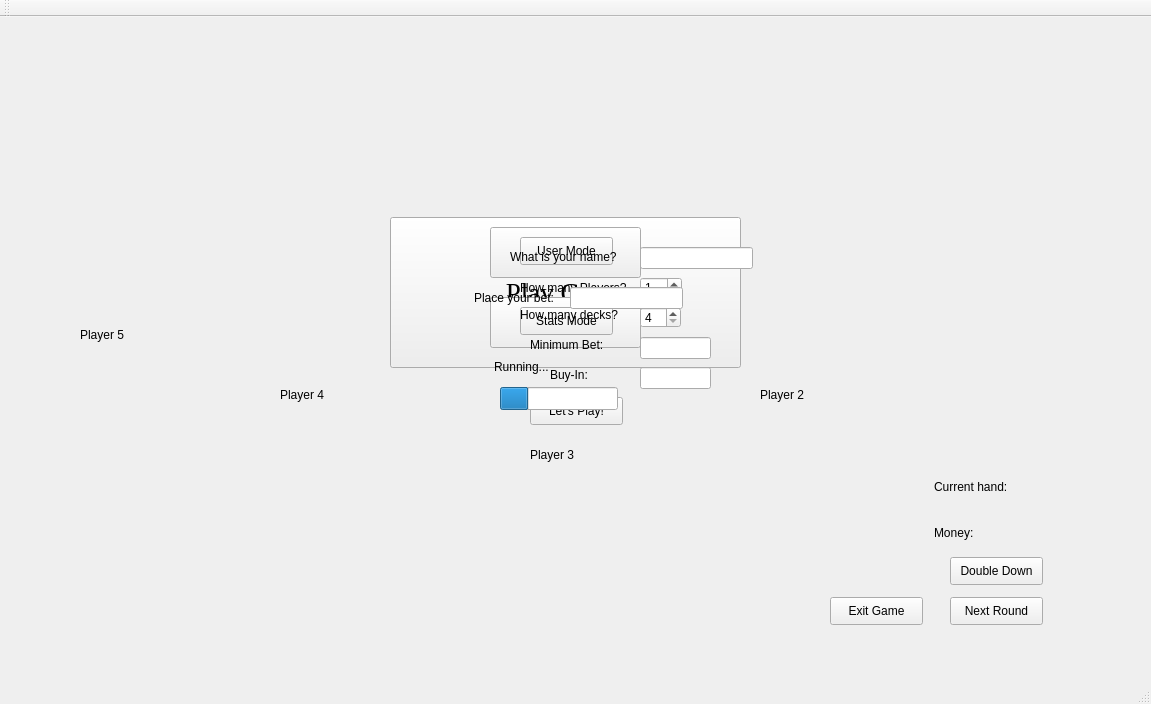
<?xml version="1.0" encoding="UTF-8"?>
<ui version="4.0">
 <class>BlackJackTable</class>
 <widget class="QMainWindow" name="BlackJackTable">
  <property name="geometry">
   <rect>
    <x>0</x>
    <y>0</y>
    <width>1151</width>
    <height>704</height>
   </rect>
  </property>
  <property name="windowTitle">
   <string>BlackJackTable</string>
  </property>
  <widget class="QWidget" name="centralWidget">
   <widget class="QLabel" name="tablePic">
    <property name="enabled">
     <bool>true</bool>
    </property>
    <property name="geometry">
     <rect>
      <x>-10</x>
      <y>0</y>
      <width>1152</width>
      <height>648</height>
     </rect>
    </property>
    <property name="text">
     <string/>
    </property>
    <property name="pixmap">
     <pixmap>../../OneDrive/Pictures/BlackJackTable.png</pixmap>
    </property>
   </widget>
   <widget class="QPushButton" name="PlayGameButton">
    <property name="geometry">
     <rect>
      <x>390</x>
      <y>200</y>
      <width>351</width>
      <height>151</height>
     </rect>
    </property>
    <property name="font">
     <font>
      <family>Times New Roman</family>
      <pointsize>20</pointsize>
     </font>
    </property>
    <property name="text">
     <string>Play Game</string>
    </property>
   </widget>
   <widget class="QPushButton" name="hitButton">
    <property name="geometry">
     <rect>
      <x>490</x>
      <y>210</y>
      <width>151</width>
      <height>51</height>
     </rect>
    </property>
    <property name="text">
     <string>Hit</string>
    </property>
   </widget>
   <widget class="QPushButton" name="stayButton">
    <property name="geometry">
     <rect>
      <x>490</x>
      <y>280</y>
      <width>151</width>
      <height>51</height>
     </rect>
    </property>
    <property name="text">
     <string>Stay</string>
    </property>
   </widget>
   <widget class="QLabel" name="scoreLabel">
    <property name="geometry">
     <rect>
      <x>494</x>
      <y>365</y>
      <width>141</width>
      <height>31</height>
     </rect>
    </property>
    <property name="text">
     <string/>
    </property>
   </widget>
   <widget class="QSpinBox" name="playerCounter">
    <property name="geometry">
     <rect>
      <x>640</x>
      <y>260</y>
      <width>42</width>
      <height>22</height>
     </rect>
    </property>
    <property name="minimum">
     <number>1</number>
    </property>
    <property name="maximum">
     <number>6</number>
    </property>
   </widget>
   <widget class="QLabel" name="playerLabel">
    <property name="geometry">
     <rect>
      <x>520</x>
      <y>260</y>
      <width>121</width>
      <height>21</height>
     </rect>
    </property>
    <property name="text">
     <string>How many Players?</string>
    </property>
   </widget>
   <widget class="QPushButton" name="userButton">
    <property name="enabled">
     <bool>true</bool>
    </property>
    <property name="geometry">
     <rect>
      <x>520</x>
      <y>220</y>
      <width>93</width>
      <height>28</height>
     </rect>
    </property>
    <property name="text">
     <string>User Mode</string>
    </property>
   </widget>
   <widget class="QPushButton" name="statsButton">
    <property name="geometry">
     <rect>
      <x>520</x>
      <y>290</y>
      <width>93</width>
      <height>28</height>
     </rect>
    </property>
    <property name="text">
     <string>Stats Mode</string>
    </property>
   </widget>
   <widget class="QPushButton" name="playerConfirmationButton">
    <property name="geometry">
     <rect>
      <x>530</x>
      <y>380</y>
      <width>93</width>
      <height>28</height>
     </rect>
    </property>
    <property name="text">
     <string>Let's Play!</string>
    </property>
   </widget>
   <widget class="QProgressBar" name="statsProgress">
    <property name="enabled">
     <bool>true</bool>
    </property>
    <property name="geometry">
     <rect>
      <x>500</x>
      <y>370</y>
      <width>118</width>
      <height>23</height>
     </rect>
    </property>
    <property name="value">
     <number>24</number>
    </property>
    <property name="textVisible">
     <bool>false</bool>
    </property>
   </widget>
   <widget class="QLabel" name="label">
    <property name="geometry">
     <rect>
      <x>80</x>
      <y>310</y>
      <width>55</width>
      <height>16</height>
     </rect>
    </property>
    <property name="text">
     <string>Player 5</string>
    </property>
   </widget>
   <widget class="QLabel" name="label_2">
    <property name="geometry">
     <rect>
      <x>280</x>
      <y>370</y>
      <width>55</width>
      <height>16</height>
     </rect>
    </property>
    <property name="text">
     <string>Player 4</string>
    </property>
   </widget>
   <widget class="QLabel" name="label_3">
    <property name="geometry">
     <rect>
      <x>530</x>
      <y>430</y>
      <width>55</width>
      <height>16</height>
     </rect>
    </property>
    <property name="text">
     <string>Player 3</string>
    </property>
   </widget>
   <widget class="QLabel" name="label_4">
    <property name="geometry">
     <rect>
      <x>760</x>
      <y>370</y>
      <width>55</width>
      <height>16</height>
     </rect>
    </property>
    <property name="text">
     <string>Player 2</string>
    </property>
   </widget>
   <widget class="QLabel" name="label_5">
    <property name="geometry">
     <rect>
      <x>980</x>
      <y>310</y>
      <width>55</width>
      <height>16</height>
     </rect>
    </property>
    <property name="text">
     <string/>
    </property>
   </widget>
   <widget class="QLineEdit" name="nameInput">
    <property name="geometry">
     <rect>
      <x>640</x>
      <y>230</y>
      <width>113</width>
      <height>22</height>
     </rect>
    </property>
   </widget>
   <widget class="QLabel" name="nameLabel">
    <property name="geometry">
     <rect>
      <x>510</x>
      <y>230</y>
      <width>121</width>
      <height>20</height>
     </rect>
    </property>
    <property name="text">
     <string>What is your name?</string>
    </property>
   </widget>
   <widget class="QLabel" name="runningLabel">
    <property name="geometry">
     <rect>
      <x>494</x>
      <y>340</y>
      <width>61</width>
      <height>20</height>
     </rect>
    </property>
    <property name="text">
     <string>Running...</string>
    </property>
   </widget>
   <widget class="QLabel" name="userHandScoreLabel">
    <property name="geometry">
     <rect>
      <x>934</x>
      <y>460</y>
      <width>101</width>
      <height>20</height>
     </rect>
    </property>
    <property name="text">
     <string>Current hand:</string>
    </property>
   </widget>
   <widget class="QPushButton" name="doubleDownButton">
    <property name="geometry">
     <rect>
      <x>950</x>
      <y>540</y>
      <width>93</width>
      <height>28</height>
     </rect>
    </property>
    <property name="text">
     <string>Double Down</string>
    </property>
   </widget>
   <widget class="QLabel" name="DeckLabel">
    <property name="geometry">
     <rect>
      <x>520</x>
      <y>290</y>
      <width>111</width>
      <height>16</height>
     </rect>
    </property>
    <property name="text">
     <string>How many decks?</string>
    </property>
   </widget>
   <widget class="QSpinBox" name="deckCountSpinBox">
    <property name="geometry">
     <rect>
      <x>640</x>
      <y>290</y>
      <width>41</width>
      <height>21</height>
     </rect>
    </property>
    <property name="minimum">
     <number>4</number>
    </property>
    <property name="maximum">
     <number>8</number>
    </property>
   </widget>
   <widget class="QLabel" name="minBetLabel">
    <property name="geometry">
     <rect>
      <x>530</x>
      <y>320</y>
      <width>91</width>
      <height>16</height>
     </rect>
    </property>
    <property name="text">
     <string>Minimum Bet: </string>
    </property>
   </widget>
   <widget class="QLineEdit" name="minBetLineEdit">
    <property name="geometry">
     <rect>
      <x>640</x>
      <y>320</y>
      <width>71</width>
      <height>22</height>
     </rect>
    </property>
   </widget>
   <widget class="QLabel" name="buyInLabel">
    <property name="geometry">
     <rect>
      <x>550</x>
      <y>350</y>
      <width>71</width>
      <height>16</height>
     </rect>
    </property>
    <property name="text">
     <string>Buy-In:</string>
    </property>
   </widget>
   <widget class="QLineEdit" name="buyInLineEdit">
    <property name="geometry">
     <rect>
      <x>640</x>
      <y>350</y>
      <width>71</width>
      <height>22</height>
     </rect>
    </property>
   </widget>
   <widget class="QPushButton" name="NextRoundButton">
    <property name="geometry">
     <rect>
      <x>950</x>
      <y>580</y>
      <width>93</width>
      <height>28</height>
     </rect>
    </property>
    <property name="text">
     <string>Next Round</string>
    </property>
   </widget>
   <widget class="QLabel" name="BetLabel">
    <property name="geometry">
     <rect>
      <x>474</x>
      <y>265</y>
      <width>111</width>
      <height>31</height>
     </rect>
    </property>
    <property name="mouseTracking">
     <bool>false</bool>
    </property>
    <property name="text">
     <string>Place your bet:</string>
    </property>
   </widget>
   <widget class="QLineEdit" name="BetLineEdit">
    <property name="geometry">
     <rect>
      <x>570</x>
      <y>270</y>
      <width>113</width>
      <height>22</height>
     </rect>
    </property>
    <property name="mouseTracking">
     <bool>false</bool>
    </property>
   </widget>
   <widget class="QLabel" name="moneyLabel">
    <property name="geometry">
     <rect>
      <x>934</x>
      <y>500</y>
      <width>121</width>
      <height>31</height>
     </rect>
    </property>
    <property name="text">
     <string>Money: </string>
    </property>
   </widget>
   <widget class="QLabel" name="card1Label">
    <property name="geometry">
     <rect>
      <x>880</x>
      <y>330</y>
      <width>82</width>
      <height>120</height>
     </rect>
    </property>
    <property name="text">
     <string/>
    </property>
   </widget>
   <widget class="QLabel" name="card2Label">
    <property name="geometry">
     <rect>
      <x>970</x>
      <y>330</y>
      <width>82</width>
      <height>120</height>
     </rect>
    </property>
    <property name="text">
     <string/>
    </property>
   </widget>
   <widget class="QPushButton" name="ExitGameButton">
    <property name="geometry">
     <rect>
      <x>830</x>
      <y>580</y>
      <width>93</width>
      <height>28</height>
     </rect>
    </property>
    <property name="text">
     <string>Exit Game</string>
    </property>
   </widget>
   <widget class="QLabel" name="card3Label">
    <property name="geometry">
     <rect>
      <x>880</x>
      <y>210</y>
      <width>82</width>
      <height>120</height>
     </rect>
    </property>
    <property name="text">
     <string/>
    </property>
   </widget>
   <widget class="QLabel" name="card4Label">
    <property name="geometry">
     <rect>
      <x>970</x>
      <y>210</y>
      <width>82</width>
      <height>120</height>
     </rect>
    </property>
    <property name="text">
     <string/>
    </property>
   </widget>
  </widget>
  <widget class="QMenuBar" name="menuBar">
   <property name="geometry">
    <rect>
     <x>0</x>
     <y>0</y>
     <width>1151</width>
     <height>26</height>
    </rect>
   </property>
  </widget>
  <widget class="QToolBar" name="mainToolBar">
   <attribute name="toolBarArea">
    <enum>TopToolBarArea</enum>
   </attribute>
   <attribute name="toolBarBreak">
    <bool>false</bool>
   </attribute>
  </widget>
  <widget class="QStatusBar" name="statusBar"/>
 </widget>
 <layoutdefault spacing="6" margin="11"/>
 <resources/>
 <connections/>
</ui>
